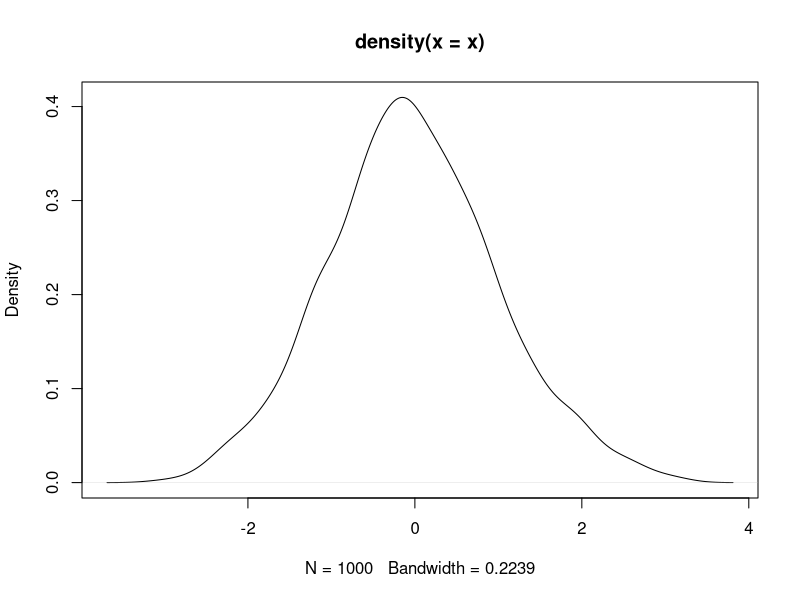
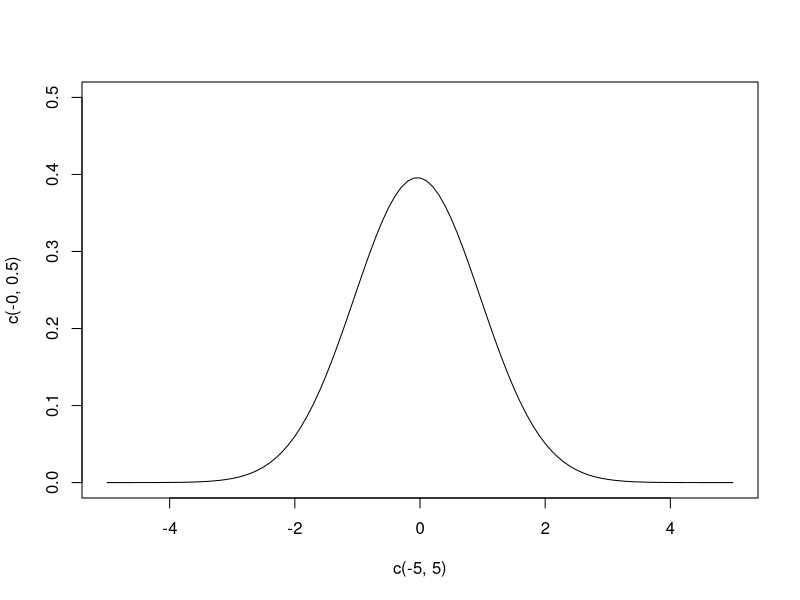
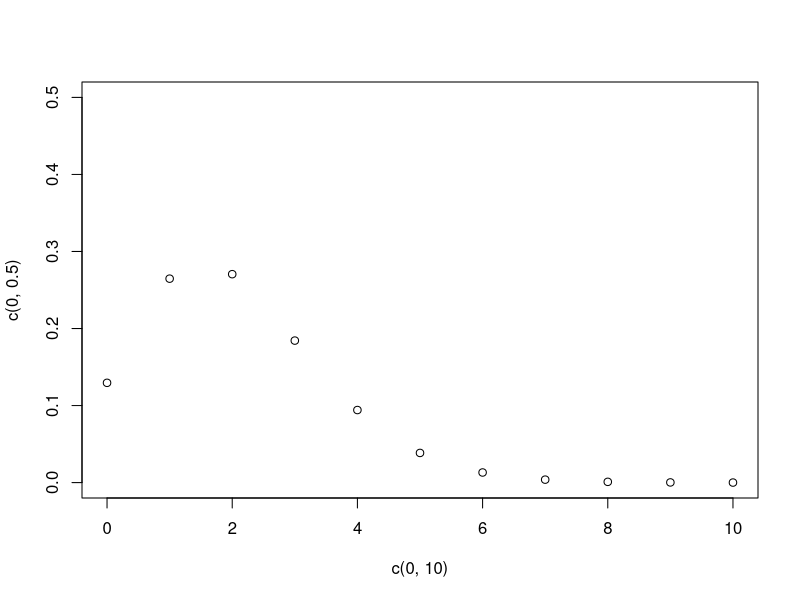

Write R code to recreate these figures, in order.
## ---- chunk 1
x <- rnorm(1000) # generate random samples from a standeard normal distribution
d <- density(x) # estimate a density funciton from our data
print(d) # print out some basic info of the denisty
## ---- chunk 2
plot(d)
## ---- chunk 3
x <- rnorm(1000)
distr <- list(dataset = x, mean = mean(x), variance = var(x))
class(distr) <- "distribution"
## ---- chunk 4
x <- rnorm(1000)
distribution <- function(x){
  # write your code here
  distr <- list(dataset = x, mean = mean(x), variance = var(x))
  class(distr) <- "distribution"
  return(distr)
}

distr <- distribution(x)
## ---- chunk 5
# your code here
class(distr)
## ---- chunk 6
# Your code here
print.distribution <- function(d){
  print(paste("your dataset contains", length(d$dataset), "observations, with mean", d$mean, "and variance", d$variance))
}

print(distr)
## ---- chunk 7
distr <- list(dataset = x, mean = mean(x), variance = var(x))
distr$mu <- distr$mean
distr$sigma <- sqrt(distr$variance)
class(distr) <- c("gaussian_distribution", "distribution")
class(distr)
## ---- chunk 8
gaussian_distribution <- function(x){
  #write your code here
  distr <- distribution(x)
  distr$mu <- distr$mean
  distr$sigma <- sqrt(distr$variance)
  class(distr) <- c("gaussian_distribution", "distribution")
  return(distr)
}

distr <- gaussian_distribution(x)
class(distr)
## ---- chunk 9
print(distr)
## ---- chunk 10
plot.gaussian_distribution <- function(d){
  #generate numbers from -5, 5 with interval .1
  x <- seq(-5,5,.1)
  # write your code here  
  y <- dnorm(x, d$mu, d$sigma)
  plot(c(-5,5), c(-0,.5), type = "n")
  lines(x,y)
}

plot(distr)
## ---- chunk 11
# write your code here 
poisson_distribution <-  function(x){
  d <- distribution(x)
  d$lambda <- d$mean
  class(d) <- c("poisson_distribution", "distribution")
  return(d)
}

x <- rpois(1000,lambda =2)
distr <- poisson_distribution(x)
class(distr)
## ---- chunk 12
# write your code here 
plot.poisson_distribution <- function(d){
  plot(c(0,10), c(0, .5), type="n")
  x <- 0:10
  y <- dpois(x, lambda = d$lambda)
  points(x, y)
}

plot(distr)
